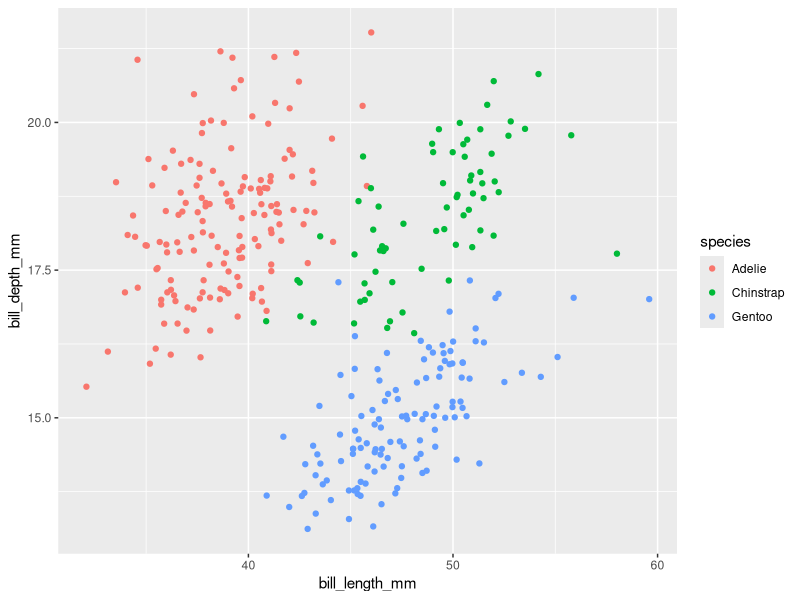
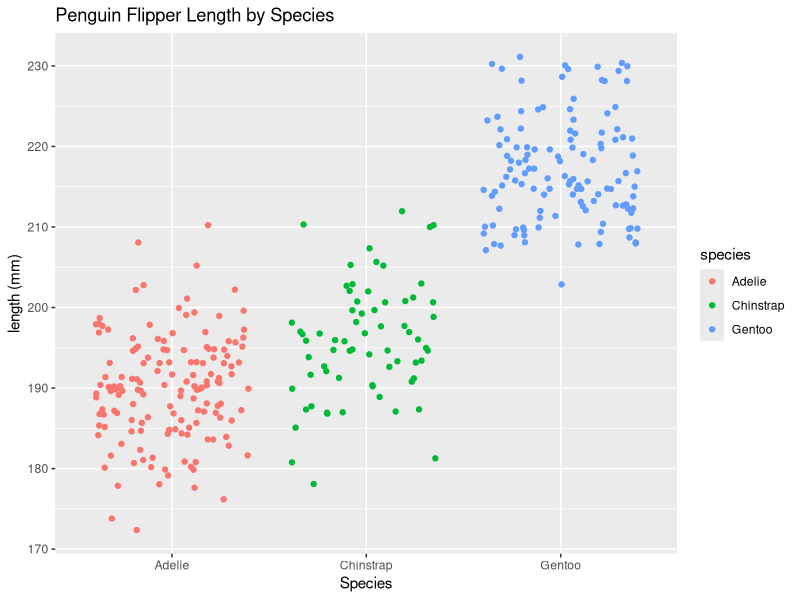

Write R code to recreate these figures, in order.
## ---- chunk 1
library(tidyr)
library(ggplot2)
library(palmerpenguins)
#dont write your packages into quarto

fx <- expression(x^2)

df_dx <- D(expr= fx, name = "x")

x <- 3

eval(df_dx)

## ---- chunk 2
pa <- expression(2*(3*a+2)^4-5)

dp_da <- D(expr = pa, name = "a")

a <- 1.2

eval(dp_da)
## ---- chunk 3
ggplot2::ggplot(data = penguins, aes(x = bill_length_mm, y = bill_depth_mm)) +
  geom_jitter(aes(color = species))
## ---- chunk 4
ggplot2::ggplot(data = penguins, aes(x = species, y = flipper_length_mm)) +
  geom_jitter(aes(color = species)) +
  labs(title = "Penguin Flipper Length by Species", x = "Species", y = "length (mm)")
